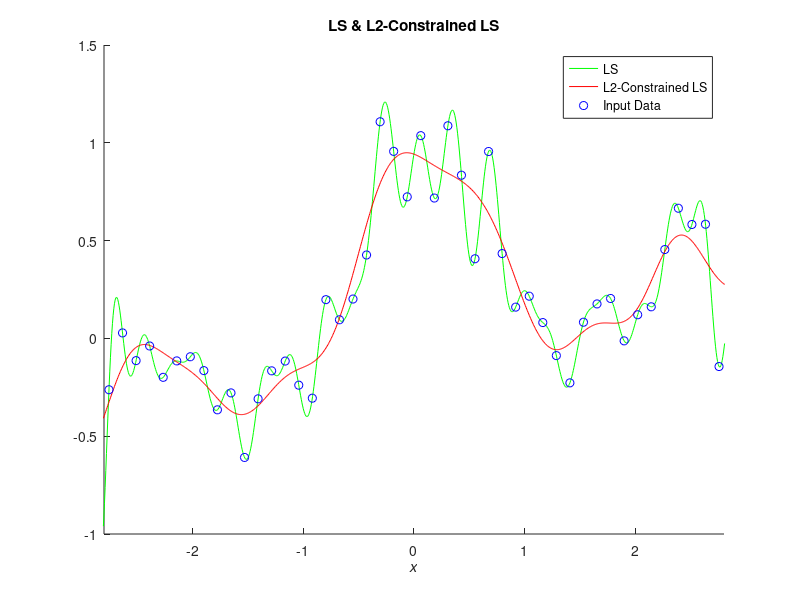

The MATLAB script that drew this image:
%% Example 4.2 L2-Constrained Regression with Least Square Method
%
% * *Result in book* : Figure 4.6
% * *Code in book* : Figure 4.7
% * *Output* : |eg04_2.png|
% * *Usage* : |eg04_2(), eg04_2(50, 1000)|
%
%% Source Code
function eg04_2(n, N)
    % init
    rng(0, 'v5uniform'); rng(0, 'v5normal');
    % recommended, use it in future instead of
    % rand('state', 0); randn('state', 0);
    if nargin < 2
        n = 50; N = 1000;
    end

    % constant
    x = linspace(-3, 3, n)';
    X = linspace(-3, 3, N)';
    pix = pi * x;
    y = sin(pix) ./ (pix) + 0.1 * x + 0.2 * randn(n, 1);

    % kernel function
    x2 = x .^ 2;
    X2 = X .^ 2;
    hh = 2 * 0.3 ^ 2;
    l = 0.1;
    k = exp(-(repmat(x2, 1, n) + repmat(x2', n, 1) - 2 * x * x') / hh);
    K = exp(-(repmat(X2, 1, n) + repmat(x2', N, 1) - 2 * X * x') / hh);

    % solve
    t1 = k \ y;
    F1 = K * t1;
    t2 = (k ^ 2 + l * eye(n)) \ (k * y);
    F2 = K * t2;

    % plot
    figure('Name', 'example 4-2'); clf; hold on;

    % plot figure 1
    plot(X, F1, 'g-', X, F2, 'r-', x, y, 'bo');
    legend('LS', 'L2-Constrained LS', 'Input Data');
    axis([-2.8 2.8 -1 1.5]); xlabel('\itx');
    title('LS & L2-Constrained LS');

    % save figure
    saveas(gcf, 'eg04_2', 'png');
end
